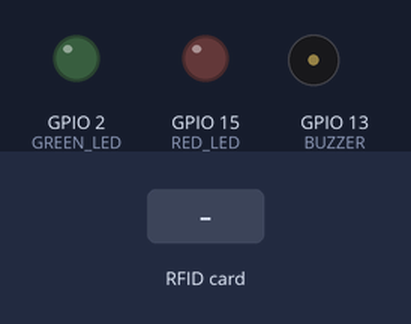
The sketch below on a simulated ESP32. Shown: output pins drawn as LEDs (lit = HIGH), buzzer (waves = sounding). Inputs (shaded band) come from the test bench. WiFi joins after 1.5 s; servers stay silent unless stated; uploads are accepted with an empty reply; the local clock reads 2024-03-15 10:24:30 at power-on unless the sketch sets it; what the sketch prints to the serial monitor is not drawn.

Above: at 2.7 s.
2.8 s: RFID card 24 AF 1B 02 held to the reader
At 3.07 s:
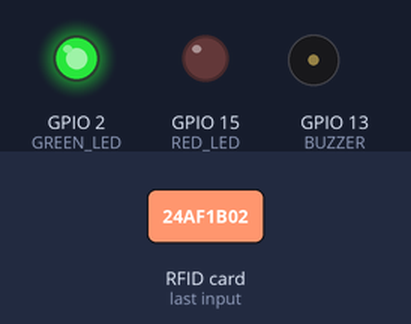
4.6 s: RFID card 5E 7A 19 C4 held to the reader
At 4.81 s:
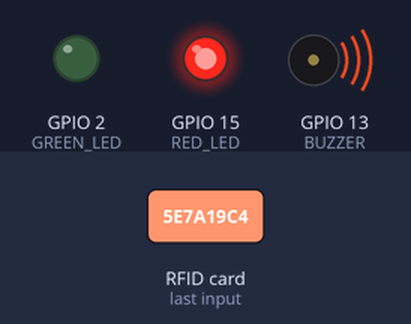
6.4 s: RFID card BE 34 92 F0 held to the reader
At 6.49 s:
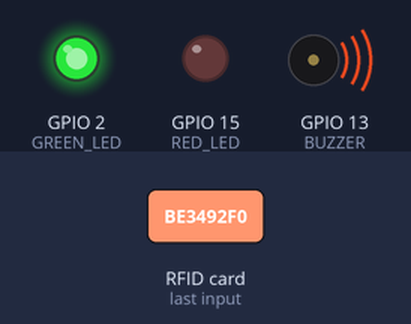
Timing chart, 0 to 9.4 s (numbered marks = the images above; inputs shaded):
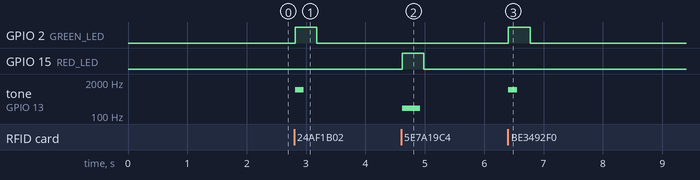

Measured:
- after the input at 2.8 s, GPIO 2 (GREEN_LED): LOW → HIGH at once, → LOW 0.36 s later; tone on GPIO 13 (BUZZER): silent → 1000 Hz at once, → silent 0.15 s later
- after the input at 4.6 s, GPIO 15 (RED_LED): LOW → HIGH at once, → LOW 0.36 s later; tone on GPIO 13 (BUZZER): silent → 200 Hz at once, → silent 0.30 s later
- after the input at 6.4 s, GPIO 2 (GREEN_LED): LOW → HIGH at once, → LOW 0.36 s later; tone on GPIO 13 (BUZZER): silent → 1000 Hz at once, → silent 0.15 s later

The sketch:

ESP32_code.ino
```cpp
#include <WiFi.h>
#include <HTTPClient.h>
#include <WiFiClientSecure.h>
#include <SPI.h>
#include <MFRC522.h>
#include <time.h>

#define SS_PIN 5
#define RST_PIN 4
MFRC522 rfid(SS_PIN, RST_PIN);

#define GREEN_LED 2
#define RED_LED 15
#define BUZZER 13

const char* ssid = "hg";
const char* password = "omaromar";

String serverName = "https://script.google.com/macros/s/AKfycbyI11qb9ivc8jDbTaNK5H5qy0BCN-9CWzOcBTUOYN3Px4gwMttp8eJ6dFhfQjvKlHJ5PA/exec";

String cards[] = {
  "24 AF 1B 02",
  "BE 34 92 F0",
  "A0 0A 4A 09",
  "CE 7B 7A F0"
};

String names[] = {
  "Ahmed Ali",
  "Elsayed Fayez",
  "Ahmed Amgad",
  "Omer Shoman"
};

String ids[] = {
  "2026001",
  "2026002",
  "2501599",
  "2501350"
};

unsigned long lastScan = 0;

String getUID() {
  String uid = "";

  for (byte i = 0; i < rfid.uid.size; i++) {
    if (rfid.uid.uidByte[i] < 0x10) uid += "0";
    uid += String(rfid.uid.uidByte[i], HEX);
    if (i < rfid.uid.size - 1) uid += " ";
  }

  uid.toUpperCase();
  return uid;
}

String getTime() {

  struct tm timeinfo;

  if (!getLocalTime(&timeinfo)) {
    return "NO_TIME";
  }

  char buffer[30];
  strftime(buffer, sizeof(buffer), "%Y-%m-%d %H:%M:%S", &timeinfo);

  return String(buffer);
}

void sendToGoogle(String name, String id, String uid) {

  WiFiClientSecure client;
  client.setInsecure();

  HTTPClient http;

  uid.replace(" ", "%20");
  name.replace(" ", "%20");

  String timeValue = getTime();
  timeValue.replace(" ", "%20");

  String url = serverName +
               "?name=" + name +
               "&id=" + id +
               "&uid=" + uid +
               "&time=" + timeValue;

  Serial.println(url);

  http.begin(client, url);
  int code = http.GET();

  Serial.println("HTTP Code: " + String(code));

  http.end();
}

void granted(int index, String uid) {

  digitalWrite(GREEN_LED, HIGH);
  tone(BUZZER, 1000, 150);

  sendToGoogle(names[index], ids[index], uid);

  delay(150);
  digitalWrite(GREEN_LED, LOW);
}

void denied(String uid) {

  digitalWrite(RED_LED, HIGH);
  tone(BUZZER, 200, 300);

  sendToGoogle("Unknown", "0000", uid);

  delay(150);
  digitalWrite(RED_LED, LOW);
}

void setup() {

  Serial.begin(115200);

  SPI.begin();
  rfid.PCD_Init();

  pinMode(GREEN_LED, OUTPUT);
  pinMode(RED_LED, OUTPUT);
  pinMode(BUZZER, OUTPUT);
  WiFi.begin(ssid, password);

  while (WiFi.status() != WL_CONNECTED) {
    delay(300);
    Serial.print(".");
  }

  Serial.println("\nWiFi Connected");

  configTime(2 * 3600, 0, "pool.ntp.org", "time.nist.gov");

  Serial.println("Time Syncing...");
}

void loop() {

  if (millis() - lastScan < 800) return;

  if (!rfid.PICC_IsNewCardPresent()) return;
  if (!rfid.PICC_ReadCardSerial()) return;

  lastScan = millis();

  String uid = getUID();
  Serial.println("UID: " + uid);

  bool found = false;
  int index = -1;

  for (int i = 0; i < 4; i++) {
    if (uid == cards[i]) {
      found = true;
      index = i;
      break;
    }
  }

  if (found) {
    granted(index, uid);
  } else {
    denied(uid);
  }

  rfid.PICC_HaltA();
  rfid.PCD_StopCrypto1();
}
```
